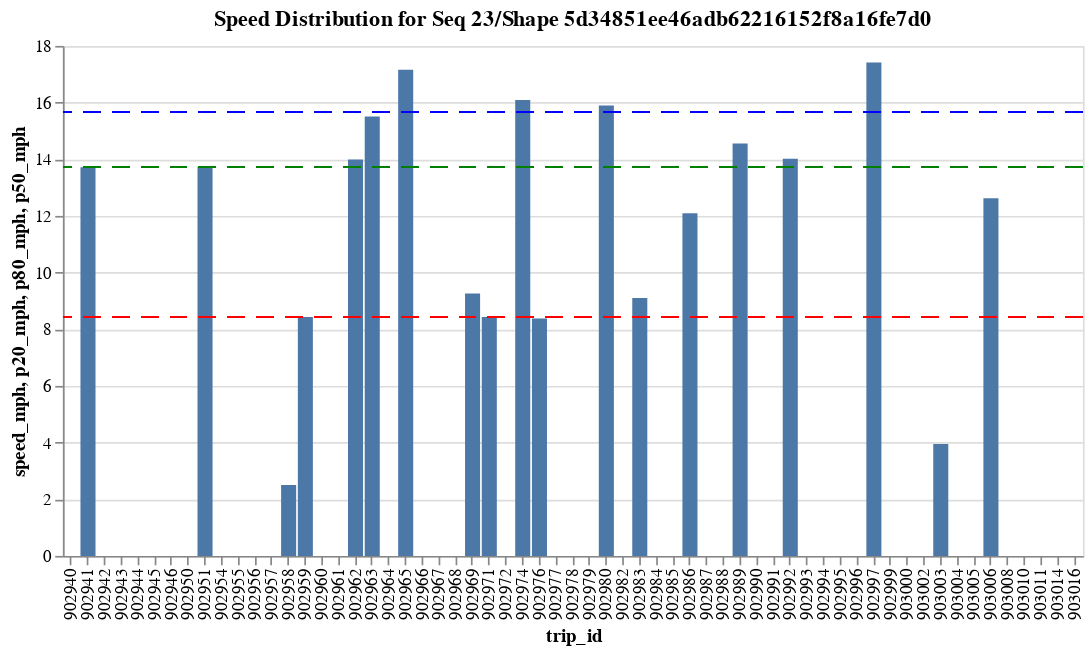

Here is the notebook cell this chart was saved with:
### Code cell
display_speeds(shape_array2, stop_seq2)

### Figure 1 — Vega-Lite specification as saved in the notebook (floating-point values rounded to 4 significant figures)
{"config": {"view": {"continuousWidth": 400, "continuousHeight": 300}}, "layer": [{"mark": "bar", "encoding": {"tooltip": [{"field": "shape_array_key", "type": "nominal"}, {"field": "stop_sequence", "type": "quantitative"}, {"field": "gtfs_dataset_key", "type": "nominal"}, {"field": "_gtfs_dataset_name", "type": "nominal"}, {"field": "trip_id", "type": "nominal"}, {"field": "min_time", "type": "temporal"}, {"field": "min_dist", "type": "quantitative"}, {"field": "max_time", "type": "temporal"}, {"field": "max_dist", "type": "quantitative"}, {"field": "meters_elapsed", "type": "quantitative"}, {"field": "sec_elapsed", "type": "quantitative"}, {"field": "speed_mph", "type": "quantitative"}, {"field": "stop_id", "type": "nominal"}, {"field": "loop_or_inlining", "type": "quantitative"}, {"field": "p50_mph", "type": "quantitative"}, {"field": "n_trips", "type": "quantitative"}, {"field": "p20_mph", "type": "quantitative"}, {"field": "p80_mph", "type": "quantitative"}, {"field": "time_of_day", "type": "nominal"}], "x": {"field": "trip_id", "type": "nominal"}, "y": {"field": "speed_mph", "type": "quantitative"}}, "selection": {"selector001": {"type": "interval", "bind": "scales", "encodings": ["x", "y"]}}, "title": "Speed Distribution for Seq 23/Shape 5d34851ee46adb62216152f8a16fe7d0"}, {"mark": {"type": "rule", "color": "red", "strokeDash": [10, 7]}, "encoding": {"y": {"field": "p20_mph", "type": "quantitative"}}}, {"mark": {"type": "rule", "color": "blue", "strokeDash": [10, 7]}, "encoding": {"y": {"field": "p80_mph", "type": "quantitative"}}}, {"mark": {"type": "rule", "color": "green", "strokeDash": [10, 7]}, "encoding": {"y": {"field": "p50_mph", "type": "quantitative"}}}], "data": {"name": "data-b5f68992e1d244c3071d503f90ff8cab"}, "height": 300, "width": 600, "$schema": "https://vega.github.io/schema/vega-lite/v4.17.0.json", "datasets": {"data-b5f68992e1d244c3071d503f90ff8cab": [{"shape_array_key": "5d34851ee46adb62216152f8a16fe7d0", "stop_sequence": 23, "gtfs_dataset_key": "6c2d7daaf979779fa2089c6395baf98b", "_gtfs_dataset_name": "Big Blue Bus VehiclePositions", "trip_id": "902971", "min_time": "2023-07-12T15:00:08", "min_dist": 198.5, "max_time": "2023-07-12T15:00:53", "max_dist": 368.2, "meters_elapsed": 169.7, "sec_elapsed": 45.0, "speed_mph": 8.436, "stop_id": "149", "loop_or_inlining": 0, "p50_mph": 13.72, "n_trips": 19, "p20_mph": 8.43, "p80_mph": 15.66, "time_of_day": "all_day"}, {"shape_array_key": "5d34851ee46adb62216152f8a16fe7d0", "stop_sequence": 23, "gtfs_dataset_key": "6c2d7daaf979779fa2089c6395baf98b", "_gtfs_dataset_name": "Big Blue Bus VehiclePositions", "trip_id": "902989", "min_time": "2023-07-12T11:54:24", "min_dist": 0.0, "max_time": "2023-07-12T11:55:13", "max_dist": 318.8, "meters_elapsed": 318.8, "sec_elapsed": 49.0, "speed_mph": 14.55, "stop_id": "149", "loop_or_inlining": 0, "p50_mph": 13.72, "n_trips": 19, "p20_mph": 8.43, "p80_mph": 15.66, "time_of_day": "all_day"}, {"shape_array_key": "5d34851ee46adb62216152f8a16fe7d0", "stop_sequence": 23, "gtfs_dataset_key": "6c2d7daaf979779fa2089c6395baf98b", "_gtfs_dataset_name": "Big Blue Bus VehiclePositions", "trip_id": "902941", "min_time": "2023-07-12T19:21:35", "min_dist": 0.0, "max_time": "2023-07-12T19:22:24", "max_dist": 300.5, "meters_elapsed": 300.5, "sec_elapsed": 49.0, "speed_mph": 13.72, "stop_id": "149", "loop_or_inlining": 0, "p50_mph": 13.72, "n_trips": 19, "p20_mph": 8.43, "p80_mph": 15.66, "time_of_day": "all_day"}, {"shape_array_key": "5d34851ee46adb62216152f8a16fe7d0", "stop_sequence": 23, "gtfs_dataset_key": "6c2d7daaf979779fa2089c6395baf98b", "_gtfs_dataset_name": "Big Blue Bus VehiclePositions", "trip_id": "902943", "min_time": "2023-07-12T18:39:10", "min_dist": 0.0, "max_time": "2023-07-12T18:39:57", "max_dist": 0.0, "meters_elapsed": 0.0, "sec_elapsed": 47.0, "speed_mph": 0.0, "stop_id": "149", "loop_or_inlining": 0, "p50_mph": 13.72, "n_trips": 19, "p20_mph": 8.43, "p80_mph": 15.66, "time_of_day": "all_day"}, {"shape_array_key": "5d34851ee46adb62216152f8a16fe7d0", "stop_sequence": 23, "gtfs_dataset_key": "6c2d7daaf979779fa2089c6395baf98b", "_gtfs_dataset_name": "Big Blue Bus VehiclePositions", "trip_id": "903006", "min_time": "2023-07-12T09:02:05", "min_dist": 0.0, "max_time": "2023-07-12T09:03:14", "max_dist": 389.3, "meters_elapsed": 389.3, "sec_elapsed": 69.0, "speed_mph": 12.62, "stop_id": "149", "loop_or_inlining": 0, "p50_mph": 13.72, "n_trips": 19, "p20_mph": 8.43, "p80_mph": 15.66, "time_of_day": "all_day"}, {"shape_array_key": "5d34851ee46adb62216152f8a16fe7d0", "stop_sequence": 23, "gtfs_dataset_key": "6c2d7daaf979779fa2089c6395baf98b", "_gtfs_dataset_name": "Big Blue Bus VehiclePositions", "trip_id": "903002", "min_time": "2023-07-12T09:40:36", "min_dist": 200.2, "max_time": "2023-07-12T09:40:36", "max_dist": 200.2, "meters_elapsed": 0.0, "sec_elapsed": 0.0, "speed_mph": 0.0, "stop_id": "149", "loop_or_inlining": 0, "p50_mph": 13.72, "n_trips": 19, "p20_mph": 8.43, "p80_mph": 15.66, "time_of_day": "all_day"}, {"shape_array_key": "5d34851ee46adb62216152f8a16fe7d0", "stop_sequence": 23, "gtfs_dataset_key": "6c2d7daaf979779fa2089c6395baf98b", "_gtfs_dataset_name": "Big Blue Bus VehiclePositions", "trip_id": "902942", "min_time": "2023-07-12T18:54:40", "min_dist": 297.7, "max_time": "2023-07-12T18:54:40", "max_dist": 297.7, "meters_elapsed": 0.0, "sec_elapsed": 0.0, "speed_mph": 0.0, "stop_id": "149", "loop_or_inlining": 0, "p50_mph": 13.72, "n_trips": 19, "p20_mph": 8.43, "p80_mph": 15.66, "time_of_day": "all_day"}, {"shape_array_key": "5d34851ee46adb62216152f8a16fe7d0", "stop_sequence": 23, "gtfs_dataset_key": "6c2d7daaf979779fa2089c6395baf98b", "_gtfs_dataset_name": "Big Blue Bus VehiclePositions", "trip_id": "902986", "min_time": "2023-07-12T12:20:49", "min_dist": 151.4, "max_time": "2023-07-12T12:21:33", "max_dist": 389.3, "meters_elapsed": 237.9, "sec_elapsed": 44.0, "speed_mph": 12.09, "stop_id": "149", "loop_or_inlining": 0, "p50_mph": 13.72, "n_trips": 19, "p20_mph": 8.43, "p80_mph": 15.66, "time_of_day": "all_day"}, {"shape_array_key": "5d34851ee46adb62216152f8a16fe7d0", "stop_sequence": 23, "gtfs_dataset_key": "6c2d7daaf979779fa2089c6395baf98b", "_gtfs_dataset_name": "Big Blue Bus VehiclePositions", "trip_id": "902992", "min_time": "2023-07-12T11:22:33", "min_dist": 0.0, "max_time": "2023-07-12T11:23:24", "max_dist": 319.6, "meters_elapsed": 319.6, "sec_elapsed": 51.0, "speed_mph": 14.02, "stop_id": "149", "loop_or_inlining": 0, "p50_mph": 13.72, "n_trips": 19, "p20_mph": 8.43, "p80_mph": 15.66, "time_of_day": "all_day"}, {"shape_array_key": "5d34851ee46adb62216152f8a16fe7d0", "stop_sequence": 23, "gtfs_dataset_key": "6c2d7daaf979779fa2089c6395baf98b", "_gtfs_dataset_name": "Big Blue Bus VehiclePositions", "trip_id": "902983", "min_time": "2023-07-12T12:56:59", "min_dist": 0.0, "max_time": "2023-07-12T12:58:33", "max_dist": 382.6, "meters_elapsed": 382.6, "sec_elapsed": 94.0, "speed_mph": 9.104, "stop_id": "149", "loop_or_inlining": 0, "p50_mph": 13.72, "n_trips": 19, "p20_mph": 8.43, "p80_mph": 15.66, "time_of_day": "all_day"}, {"shape_array_key": "5d34851ee46adb62216152f8a16fe7d0", "stop_sequence": 23, "gtfs_dataset_key": "6c2d7daaf979779fa2089c6395baf98b", "_gtfs_dataset_name": "Big Blue Bus VehiclePositions", "trip_id": "902987", "min_time": "2023-07-12T12:20:53", "min_dist": 292.2, "max_time": "2023-07-12T12:20:53", "max_dist": 292.2, "meters_elapsed": 0.0, "sec_elapsed": 0.0, "speed_mph": 0.0, "stop_id": "149", "loop_or_inlining": 0, "p50_mph": 13.72, "n_trips": 19, "p20_mph": 8.43, "p80_mph": 15.66, "time_of_day": "all_day"}, {"shape_array_key": "5d34851ee46adb62216152f8a16fe7d0", "stop_sequence": 23, "gtfs_dataset_key": "6c2d7daaf979779fa2089c6395baf98b", "_gtfs_dataset_name": "Big Blue Bus VehiclePositions", "trip_id": "902950", "min_time": "2023-07-12T07:02:38", "min_dist": 167.9, "max_time": "2023-07-12T07:02:38", "max_dist": 167.9, "meters_elapsed": 0.0, "sec_elapsed": 0.0, "speed_mph": 0.0, "stop_id": "149", "loop_or_inlining": 0, "p50_mph": 13.72, "n_trips": 19, "p20_mph": 8.43, "p80_mph": 15.66, "time_of_day": "all_day"}, {"shape_array_key": "5d34851ee46adb62216152f8a16fe7d0", "stop_sequence": 23, "gtfs_dataset_key": "6c2d7daaf979779fa2089c6395baf98b", "_gtfs_dataset_name": "Big Blue Bus VehiclePositions", "trip_id": "903011", "min_time": "2023-07-12T08:05:00", "min_dist": 94.99, "max_time": "2023-07-12T08:05:00", "max_dist": 94.99, "meters_elapsed": 0.0, "sec_elapsed": 0.0, "speed_mph": 0.0, "stop_id": "149", "loop_or_inlining": 0, "p50_mph": 13.72, "n_trips": 19, "p20_mph": 8.43, "p80_mph": 15.66, "time_of_day": "all_day"}, {"shape_array_key": "5d34851ee46adb62216152f8a16fe7d0", "stop_sequence": 23, "gtfs_dataset_key": "6c2d7daaf979779fa2089c6395baf98b", "_gtfs_dataset_name": "Big Blue Bus VehiclePositions", "trip_id": "902963", "min_time": "2023-07-12T16:16:16", "min_dist": 38.25, "max_time": "2023-07-12T16:17:05", "max_dist": 377.9, "meters_elapsed": 339.7, "sec_elapsed": 49.0, "speed_mph": 15.51, "stop_id": "149", "loop_or_inlining": 0, "p50_mph": 13.72, "n_trips": 19, "p20_mph": 8.43, "p80_mph": 15.66, "time_of_day": "all_day"}, {"shape_array_key": "5d34851ee46adb62216152f8a16fe7d0", "stop_sequence": 23, "gtfs_dataset_key": "6c2d7daaf979779fa2089c6395baf98b", "_gtfs_dataset_name": "Big Blue Bus VehiclePositions", "trip_id": "902966", "min_time": "2023-07-12T15:45:06", "min_dist": 0.0, "max_time": "2023-07-12T15:45:51", "max_dist": 0.0, "meters_elapsed": 0.0, "sec_elapsed": 45.0, "speed_mph": 0.0, "stop_id": "149", "loop_or_inlining": 0, "p50_mph": 13.72, "n_trips": 19, "p20_mph": 8.43, "p80_mph": 15.66, "time_of_day": "all_day"}, {"shape_array_key": "5d34851ee46adb62216152f8a16fe7d0", "stop_sequence": 23, "gtfs_dataset_key": "6c2d7daaf979779fa2089c6395baf98b", "_gtfs_dataset_name": "Big Blue Bus VehiclePositions", "trip_id": "902993", "min_time": "2023-07-12T11:14:19", "min_dist": 87.03, "max_time": "2023-07-12T11:14:19", "max_dist": 87.03, "meters_elapsed": 0.0, "sec_elapsed": 0.0, "speed_mph": 0.0, "stop_id": "149", "loop_or_inlining": 0, "p50_mph": 13.72, "n_trips": 19, "p20_mph": 8.43, "p80_mph": 15.66, "time_of_day": "all_day"}, {"shape_array_key": "5d34851ee46adb62216152f8a16fe7d0", "stop_sequence": 23, "gtfs_dataset_key": "6c2d7daaf979779fa2089c6395baf98b", "_gtfs_dataset_name": "Big Blue Bus VehiclePositions", "trip_id": "903008", "min_time": "2023-07-12T08:39:51", "min_dist": 0.0, "max_time": "2023-07-12T08:39:51", "max_dist": 0.0, "meters_elapsed": 0.0, "sec_elapsed": 0.0, "speed_mph": 0.0, "stop_id": "149", "loop_or_inlining": 0, "p50_mph": 13.72, "n_trips": 19, "p20_mph": 8.43, "p80_mph": 15.66, "time_of_day": "all_day"}, {"shape_array_key": "5d34851ee46adb62216152f8a16fe7d0", "stop_sequence": 23, "gtfs_dataset_key": "6c2d7daaf979779fa2089c6395baf98b", "_gtfs_dataset_name": "Big Blue Bus VehiclePositions", "trip_id": "903014", "min_time": "2023-07-12T07:39:51", "min_dist": 0.0, "max_time": "2023-07-12T07:39:51", "max_dist": 0.0, "meters_elapsed": 0.0, "sec_elapsed": 0.0, "speed_mph": 0.0, "stop_id": "149", "loop_or_inlining": 0, "p50_mph": 13.72, "n_trips": 19, "p20_mph": 8.43, "p80_mph": 15.66, "time_of_day": "all_day"}, {"shape_array_key": "5d34851ee46adb62216152f8a16fe7d0", "stop_sequence": 23, "gtfs_dataset_key": "6c2d7daaf979779fa2089c6395baf98b", "_gtfs_dataset_name": "Big Blue Bus VehiclePositions", "trip_id": "902999", "min_time": "2023-07-12T10:07:36", "min_dist": 389.3, "max_time": "2023-07-12T10:07:36", "max_dist": 389.3, "meters_elapsed": 0.0, "sec_elapsed": 0.0, "speed_mph": 0.0, "stop_id": "149", "loop_or_inlining": 0, "p50_mph": 13.72, "n_trips": 19, "p20_mph": 8.43, "p80_mph": 15.66, "time_of_day": "all_day"}, {"shape_array_key": "5d34851ee46adb62216152f8a16fe7d0", "stop_sequence": 23, "gtfs_dataset_key": "6c2d7daaf979779fa2089c6395baf98b", "_gtfs_dataset_name": "Big Blue Bus VehiclePositions", "trip_id": "902990", "min_time": "2023-07-12T11:48:44", "min_dist": 346.8, "max_time": "2023-07-12T11:48:44", "max_dist": 346.8, "meters_elapsed": 0.0, "sec_elapsed": 0.0, "speed_mph": 0.0, "stop_id": "149", "loop_or_inlining": 0, "p50_mph": 13.72, "n_trips": 19, "p20_mph": 8.43, "p80_mph": 15.66, "time_of_day": "all_day"}, {"shape_array_key": "5d34851ee46adb62216152f8a16fe7d0", "stop_sequence": 23, "gtfs_dataset_key": "6c2d7daaf979779fa2089c6395baf98b", "_gtfs_dataset_name": "Big Blue Bus VehiclePositions", "trip_id": "902977", "min_time": "2023-07-12T13:54:31", "min_dist": 0.0, "max_time": "2023-07-12T13:56:04", "max_dist": 0.0, "meters_elapsed": 0.0, "sec_elapsed": 93.0, "speed_mph": 0.0, "stop_id": "149", "loop_or_inlining": 0, "p50_mph": 13.72, "n_trips": 19, "p20_mph": 8.43, "p80_mph": 15.66, "time_of_day": "all_day"}, {"shape_array_key": "5d34851ee46adb62216152f8a16fe7d0", "stop_sequence": 23, "gtfs_dataset_key": "6c2d7daaf979779fa2089c6395baf98b", "_gtfs_dataset_name": "Big Blue Bus VehiclePositions", "trip_id": "902980", "min_time": "2023-07-12T13:27:52", "min_dist": 0.0, "max_time": "2023-07-12T13:28:41", "max_dist": 348.2, "meters_elapsed": 348.2, "sec_elapsed": 49.0, "speed_mph": 15.9, "stop_id": "149", "loop_or_inlining": 0, "p50_mph": 13.72, "n_trips": 19, "p20_mph": 8.43, "p80_mph": 15.66, "time_of_day": "all_day"}, {"shape_array_key": "5d34851ee46adb62216152f8a16fe7d0", "stop_sequence": 23, "gtfs_dataset_key": "6c2d7daaf979779fa2089c6395baf98b", "_gtfs_dataset_name": "Big Blue Bus VehiclePositions", "trip_id": "902956", "min_time": "2023-07-12T17:26:25", "min_dist": 0.0, "max_time": "2023-07-12T17:27:13", "max_dist": 0.0, "meters_elapsed": 0.0, "sec_elapsed": 48.0, "speed_mph": 0.0, "stop_id": "149", "loop_or_inlining": 0, "p50_mph": 13.72, "n_trips": 19, "p20_mph": 8.43, "p80_mph": 15.66, "time_of_day": "all_day"}, {"shape_array_key": "5d34851ee46adb62216152f8a16fe7d0", "stop_sequence": 23, "gtfs_dataset_key": "6c2d7daaf979779fa2089c6395baf98b", "_gtfs_dataset_name": "Big Blue Bus VehiclePositions", "trip_id": "902964", "min_time": "2023-07-12T16:06:09", "min_dist": 106.2, "max_time": "2023-07-12T16:06:09", "max_dist": 106.2, "meters_elapsed": 0.0, "sec_elapsed": 0.0, "speed_mph": 0.0, "stop_id": "149", "loop_or_inlining": 0, "p50_mph": 13.72, "n_trips": 19, "p20_mph": 8.43, "p80_mph": 15.66, "time_of_day": "all_day"}, {"shape_array_key": "5d34851ee46adb62216152f8a16fe7d0", "stop_sequence": 23, "gtfs_dataset_key": "6c2d7daaf979779fa2089c6395baf98b", "_gtfs_dataset_name": "Big Blue Bus VehiclePositions", "trip_id": "902978", "min_time": "2023-07-12T13:54:33", "min_dist": 166.6, "max_time": "2023-07-12T13:54:33", "max_dist": 166.6, "meters_elapsed": 0.0, "sec_elapsed": 0.0, "speed_mph": 0.0, "stop_id": "149", "loop_or_inlining": 0, "p50_mph": 13.72, "n_trips": 19, "p20_mph": 8.43, "p80_mph": 15.66, "time_of_day": "all_day"}, {"shape_array_key": "5d34851ee46adb62216152f8a16fe7d0", "stop_sequence": 23, "gtfs_dataset_key": "6c2d7daaf979779fa2089c6395baf98b", "_gtfs_dataset_name": "Big Blue Bus VehiclePositions", "trip_id": "902974", "min_time": "2023-07-12T14:43:39", "min_dist": 0.0, "max_time": "2023-07-12T14:44:29", "max_dist": 359.6, "meters_elapsed": 359.6, "sec_elapsed": 50.0, "speed_mph": 16.09, "stop_id": "149", "loop_or_inlining": 0, "p50_mph": 13.72, "n_trips": 19, "p20_mph": 8.43, "p80_mph": 15.66, "time_of_day": "all_day"}, {"shape_array_key": "5d34851ee46adb62216152f8a16fe7d0", "stop_sequence": 23, "gtfs_dataset_key": "6c2d7daaf979779fa2089c6395baf98b", "_gtfs_dataset_name": "Big Blue Bus VehiclePositions", "trip_id": "902995", "min_time": "2023-07-12T10:53:37", "min_dist": 0.0, "max_time": "2023-07-12T10:53:37", "max_dist": 0.0, "meters_elapsed": 0.0, "sec_elapsed": 0.0, "speed_mph": 0.0, "stop_id": "149", "loop_or_inlining": 0, "p50_mph": 13.72, "n_trips": 19, "p20_mph": 8.43, "p80_mph": 15.66, "time_of_day": "all_day"}, {"shape_array_key": "5d34851ee46adb62216152f8a16fe7d0", "stop_sequence": 23, "gtfs_dataset_key": "6c2d7daaf979779fa2089c6395baf98b", "_gtfs_dataset_name": "Big Blue Bus VehiclePositions", "trip_id": "902997", "min_time": "2023-07-12T10:37:35", "min_dist": 0.0, "max_time": "2023-07-12T10:38:25", "max_dist": 389.3, "meters_elapsed": 389.3, "sec_elapsed": 50.0, "speed_mph": 17.42, "stop_id": "149", "loop_or_inlining": 0, "p50_mph": 13.72, "n_trips": 19, "p20_mph": 8.43, "p80_mph": 15.66, "time_of_day": "all_day"}, {"shape_array_key": "5d34851ee46adb62216152f8a16fe7d0", "stop_sequence": 23, "gtfs_dataset_key": "6c2d7daaf979779fa2089c6395baf98b", "_gtfs_dataset_name": "Big Blue Bus VehiclePositions", "trip_id": "903000", "min_time": "2023-07-12T10:06:36", "min_dist": 273.6, "max_time": "2023-07-12T10:06:36", "max_dist": 273.6, "meters_elapsed": 0.0, "sec_elapsed": 0.0, "speed_mph": 0.0, "stop_id": "149", "loop_or_inlining": 0, "p50_mph": 13.72, "n_trips": 19, "p20_mph": 8.43, "p80_mph": 15.66, "time_of_day": "all_day"}, {"shape_array_key": "5d34851ee46adb62216152f8a16fe7d0", "stop_sequence": 23, "gtfs_dataset_key": "6c2d7daaf979779fa2089c6395baf98b", "_gtfs_dataset_name": "Big Blue Bus VehiclePositions", "trip_id": "902969", "min_time": "2023-07-12T15:17:08", "min_dist": 0.0, "max_time": "2023-07-12T15:18:42", "max_dist": 389.3, "meters_elapsed": 389.3, "sec_elapsed": 94.0, "speed_mph": 9.263, "stop_id": "149", "loop_or_inlining": 0, "p50_mph": 13.72, "n_trips": 19, "p20_mph": 8.43, "p80_mph": 15.66, "time_of_day": "all_day"}, {"shape_array_key": "5d34851ee46adb62216152f8a16fe7d0", "stop_sequence": 23, "gtfs_dataset_key": "6c2d7daaf979779fa2089c6395baf98b", "_gtfs_dataset_name": "Big Blue Bus VehiclePositions", "trip_id": "902944", "min_time": "2023-07-12T18:33:05", "min_dist": 151.0, "max_time": "2023-07-12T18:33:05", "max_dist": 151.0, "meters_elapsed": 0.0, "sec_elapsed": 0.0, "speed_mph": 0.0, "stop_id": "149", "loop_or_inlining": 0, "p50_mph": 13.72, "n_trips": 19, "p20_mph": 8.43, "p80_mph": 15.66, "time_of_day": "all_day"}, {"shape_array_key": "5d34851ee46adb62216152f8a16fe7d0", "stop_sequence": 23, "gtfs_dataset_key": "6c2d7daaf979779fa2089c6395baf98b", "_gtfs_dataset_name": "Big Blue Bus VehiclePositions", "trip_id": "902958", "min_time": "2023-07-12T17:05:25", "min_dist": 0.0, "max_time": "2023-07-12T17:05:55", "max_dist": 33.61, "meters_elapsed": 33.61, "sec_elapsed": 30.0, "speed_mph": 2.506, "stop_id": "149", "loop_or_inlining": 0, "p50_mph": 13.72, "n_trips": 19, "p20_mph": 8.43, "p80_mph": 15.66, "time_of_day": "all_day"}, {"shape_array_key": "5d34851ee46adb62216152f8a16fe7d0", "stop_sequence": 23, "gtfs_dataset_key": "6c2d7daaf979779fa2089c6395baf98b", "_gtfs_dataset_name": "Big Blue Bus VehiclePositions", "trip_id": "902994", "min_time": "2023-07-12T11:09:16", "min_dist": 0.0, "max_time": "2023-07-12T11:09:16", "max_dist": 0.0, "meters_elapsed": 0.0, "sec_elapsed": 0.0, "speed_mph": 0.0, "stop_id": "149", "loop_or_inlining": 0, "p50_mph": 13.72, "n_trips": 19, "p20_mph": 8.43, "p80_mph": 15.66, "time_of_day": "all_day"}, {"shape_array_key": "5d34851ee46adb62216152f8a16fe7d0", "stop_sequence": 23, "gtfs_dataset_key": "6c2d7daaf979779fa2089c6395baf98b", "_gtfs_dataset_name": "Big Blue Bus VehiclePositions", "trip_id": "902954", "min_time": "2023-07-12T17:45:57", "min_dist": 9.863, "max_time": "2023-07-12T17:45:57", "max_dist": 9.863, "meters_elapsed": 0.0, "sec_elapsed": 0.0, "speed_mph": 0.0, "stop_id": "149", "loop_or_inlining": 0, "p50_mph": 13.72, "n_trips": 19, "p20_mph": 8.43, "p80_mph": 15.66, "time_of_day": "all_day"}, {"shape_array_key": "5d34851ee46adb62216152f8a16fe7d0", "stop_sequence": 23, "gtfs_dataset_key": "6c2d7daaf979779fa2089c6395baf98b", "_gtfs_dataset_name": "Big Blue Bus VehiclePositions", "trip_id": "902962", "min_time": "2023-07-12T16:27:00", "min_dist": 0.0, "max_time": "2023-07-12T16:27:49", "max_dist": 306.4, "meters_elapsed": 306.4, "sec_elapsed": 49.0, "speed_mph": 13.99, "stop_id": "149", "loop_or_inlining": 0, "p50_mph": 13.72, "n_trips": 19, "p20_mph": 8.43, "p80_mph": 15.66, "time_of_day": "all_day"}, {"shape_array_key": "5d34851ee46adb62216152f8a16fe7d0", "stop_sequence": 23, "gtfs_dataset_key": "6c2d7daaf979779fa2089c6395baf98b", "_gtfs_dataset_name": "Big Blue Bus VehiclePositions", "trip_id": "902984", "min_time": "2023-07-12T12:48:43", "min_dist": 242.1, "max_time": "2023-07-12T12:48:43", "max_dist": 242.1, "meters_elapsed": 0.0, "sec_elapsed": 0.0, "speed_mph": 0.0, "stop_id": "149", "loop_or_inlining": 0, "p50_mph": 13.72, "n_trips": 19, "p20_mph": 8.43, "p80_mph": 15.66, "time_of_day": "all_day"}, {"shape_array_key": "5d34851ee46adb62216152f8a16fe7d0", "stop_sequence": 23, "gtfs_dataset_key": "6c2d7daaf979779fa2089c6395baf98b", "_gtfs_dataset_name": "Big Blue Bus VehiclePositions", "trip_id": "903003", "min_time": "2023-07-12T09:34:04", "min_dist": 0.0, "max_time": "2023-07-12T09:36:35", "max_dist": 266.5, "meters_elapsed": 266.5, "sec_elapsed": 151.0, "speed_mph": 3.948, "stop_id": "149", "loop_or_inlining": 0, "p50_mph": 13.72, "n_trips": 19, "p20_mph": 8.43, "p80_mph": 15.66, "time_of_day": "all_day"}, {"shape_array_key": "5d34851ee46adb62216152f8a16fe7d0", "stop_sequence": 23, "gtfs_dataset_key": "6c2d7daaf979779fa2089c6395baf98b", "_gtfs_dataset_name": "Big Blue Bus VehiclePositions", "trip_id": "902960", "min_time": "2023-07-12T16:58:50", "min_dist": 193.5, "max_time": "2023-07-12T16:58:50", "max_dist": 193.5, "meters_elapsed": 0.0, "sec_elapsed": 0.0, "speed_mph": 0.0, "stop_id": "149", "loop_or_inlining": 0, "p50_mph": 13.72, "n_trips": 19, "p20_mph": 8.43, "p80_mph": 15.66, "time_of_day": "all_day"}, {"shape_array_key": "5d34851ee46adb62216152f8a16fe7d0", "stop_sequence": 23, "gtfs_dataset_key": "6c2d7daaf979779fa2089c6395baf98b", "_gtfs_dataset_name": "Big Blue Bus VehiclePositions", "trip_id": "902976", "min_time": "2023-07-12T14:09:55", "min_dist": 0.0, "max_time": "2023-07-12T14:11:25", "max_dist": 337.0, "meters_elapsed": 337.0, "sec_elapsed": 90.0, "speed_mph": 8.377, "stop_id": "149", "loop_or_inlining": 0, "p50_mph": 13.72, "n_trips": 19, "p20_mph": 8.43, "p80_mph": 15.66, "time_of_day": "all_day"}, {"shape_array_key": "5d34851ee46adb62216152f8a16fe7d0", "stop_sequence": 23, "gtfs_dataset_key": "6c2d7daaf979779fa2089c6395baf98b", "_gtfs_dataset_name": "Big Blue Bus VehiclePositions", "trip_id": "902961", "min_time": "2023-07-12T16:37:19", "min_dist": 389.3, "max_time": "2023-07-12T16:37:19", "max_dist": 389.3, "meters_elapsed": 0.0, "sec_elapsed": 0.0, "speed_mph": 0.0, "stop_id": "149", "loop_or_inlining": 0, "p50_mph": 13.72, "n_trips": 19, "p20_mph": 8.43, "p80_mph": 15.66, "time_of_day": "all_day"}, {"shape_array_key": "5d34851ee46adb62216152f8a16fe7d0", "stop_sequence": 23, "gtfs_dataset_key": "6c2d7daaf979779fa2089c6395baf98b", "_gtfs_dataset_name": "Big Blue Bus VehiclePositions", "trip_id": "902967", "min_time": "2023-07-12T15:35:50", "min_dist": 360.4, "max_time": "2023-07-12T15:35:50", "max_dist": 360.4, "meters_elapsed": 0.0, "sec_elapsed": 0.0, "speed_mph": 0.0, "stop_id": "149", "loop_or_inlining": 0, "p50_mph": 13.72, "n_trips": 19, "p20_mph": 8.43, "p80_mph": 15.66, "time_of_day": "all_day"}, {"shape_array_key": "5d34851ee46adb62216152f8a16fe7d0", "stop_sequence": 23, "gtfs_dataset_key": "6c2d7daaf979779fa2089c6395baf98b", "_gtfs_dataset_name": "Big Blue Bus VehiclePositions", "trip_id": "902996", "min_time": "2023-07-12T10:40:17", "min_dist": 0.0, "max_time": "2023-07-12T10:41:01", "max_dist": 0.0, "meters_elapsed": 0.0, "sec_elapsed": 44.0, "speed_mph": 0.0, "stop_id": "149", "loop_or_inlining": 0, "p50_mph": 13.72, "n_trips": 19, "p20_mph": 8.43, "p80_mph": 15.66, "time_of_day": "all_day"}, {"shape_array_key": "5d34851ee46adb62216152f8a16fe7d0", "stop_sequence": 23, "gtfs_dataset_key": "6c2d7daaf979779fa2089c6395baf98b", "_gtfs_dataset_name": "Big Blue Bus VehiclePositions", "trip_id": "903005", "min_time": "2023-07-12T09:14:28", "min_dist": 364.8, "max_time": "2023-07-12T09:16:02", "max_dist": 364.8, "meters_elapsed": 0.0, "sec_elapsed": 94.0, "speed_mph": 0.0, "stop_id": "149", "loop_or_inlining": 0, "p50_mph": 13.72, "n_trips": 19, "p20_mph": 8.43, "p80_mph": 15.66, "time_of_day": "all_day"}, {"shape_array_key": "5d34851ee46adb62216152f8a16fe7d0", "stop_sequence": 23, "gtfs_dataset_key": "6c2d7daaf979779fa2089c6395baf98b", "_gtfs_dataset_name": "Big Blue Bus VehiclePositions", "trip_id": "903004", "min_time": "2023-07-12T09:24:01", "min_dist": 156.3, "max_time": "2023-07-12T09:24:01", "max_dist": 156.3, "meters_elapsed": 0.0, "sec_elapsed": 0.0, "speed_mph": 0.0, "stop_id": "149", "loop_or_inlining": 0, "p50_mph": 13.72, "n_trips": 19, "p20_mph": 8.43, "p80_mph": 15.66, "time_of_day": "all_day"}, {"shape_array_key": "5d34851ee46adb62216152f8a16fe7d0", "stop_sequence": 23, "gtfs_dataset_key": "6c2d7daaf979779fa2089c6395baf98b", "_gtfs_dataset_name": "Big Blue Bus VehiclePositions", "trip_id": "902940", "min_time": "2023-07-12T19:21:44", "min_dist": 0.0, "max_time": "2023-07-12T19:21:44", "max_dist": 0.0, "meters_elapsed": 0.0, "sec_elapsed": 0.0, "speed_mph": 0.0, "stop_id": "149", "loop_or_inlining": 0, "p50_mph": 13.72, "n_trips": 19, "p20_mph": 8.43, "p80_mph": 15.66, "time_of_day": "all_day"}, {"shape_array_key": "5d34851ee46adb62216152f8a16fe7d0", "stop_sequence": 23, "gtfs_dataset_key": "6c2d7daaf979779fa2089c6395baf98b", "_gtfs_dataset_name": "Big Blue Bus VehiclePositions", "trip_id": "902959", "min_time": "2023-07-12T16:57:22", "min_dist": 0.0, "max_time": "2023-07-12T16:58:11", "max_dist": 184.6, "meters_elapsed": 184.6, "sec_elapsed": 49.0, "speed_mph": 8.429, "stop_id": "149", "loop_or_inlining": 0, "p50_mph": 13.72, "n_trips": 19, "p20_mph": 8.43, "p80_mph": 15.66, "time_of_day": "all_day"}, {"shape_array_key": "5d34851ee46adb62216152f8a16fe7d0", "stop_sequence": 23, "gtfs_dataset_key": "6c2d7daaf979779fa2089c6395baf98b", "_gtfs_dataset_name": "Big Blue Bus VehiclePositions", "trip_id": "902972", "min_time": "2023-07-12T14:44:10", "min_dist": 5.421, "max_time": "2023-07-12T14:44:10", "max_dist": 5.421, "meters_elapsed": 0.0, "sec_elapsed": 0.0, "speed_mph": 0.0, "stop_id": "149", "loop_or_inlining": 0, "p50_mph": 13.72, "n_trips": 19, "p20_mph": 8.43, "p80_mph": 15.66, "time_of_day": "all_day"}, {"shape_array_key": "5d34851ee46adb62216152f8a16fe7d0", "stop_sequence": 23, "gtfs_dataset_key": "6c2d7daaf979779fa2089c6395baf98b", "_gtfs_dataset_name": "Big Blue Bus VehiclePositions", "trip_id": "902951", "min_time": "2023-07-12T06:42:04", "min_dist": 113.2, "max_time": "2023-07-12T06:42:49", "max_dist": 389.3, "meters_elapsed": 276.0, "sec_elapsed": 45.0, "speed_mph": 13.72, "stop_id": "149", "loop_or_inlining": 0, "p50_mph": 13.72, "n_trips": 19, "p20_mph": 8.43, "p80_mph": 15.66, "time_of_day": "all_day"}, {"shape_array_key": "5d34851ee46adb62216152f8a16fe7d0", "stop_sequence": 23, "gtfs_dataset_key": "6c2d7daaf979779fa2089c6395baf98b", "_gtfs_dataset_name": "Big Blue Bus VehiclePositions", "trip_id": "902968", "min_time": "2023-07-12T15:29:09", "min_dist": 389.3, "max_time": "2023-07-12T15:29:09", "max_dist": 389.3, "meters_elapsed": 0.0, "sec_elapsed": 0.0, "speed_mph": 0.0, "stop_id": "149", "loop_or_inlining": 0, "p50_mph": 13.72, "n_trips": 19, "p20_mph": 8.43, "p80_mph": 15.66, "time_of_day": "all_day"}, {"shape_array_key": "5d34851ee46adb62216152f8a16fe7d0", "stop_sequence": 23, "gtfs_dataset_key": "6c2d7daaf979779fa2089c6395baf98b", "_gtfs_dataset_name": "Big Blue Bus VehiclePositions", "trip_id": "902979", "min_time": "2023-07-12T13:31:22", "min_dist": 229.9, "max_time": "2023-07-12T13:31:22", "max_dist": 229.9, "meters_elapsed": 0.0, "sec_elapsed": 0.0, "speed_mph": 0.0, "stop_id": "149", "loop_or_inlining": 0, "p50_mph": 13.72, "n_trips": 19, "p20_mph": 8.43, "p80_mph": 15.66, "time_of_day": "all_day"}, {"shape_array_key": "5d34851ee46adb62216152f8a16fe7d0", "stop_sequence": 23, "gtfs_dataset_key": "6c2d7daaf979779fa2089c6395baf98b", "_gtfs_dataset_name": "Big Blue Bus VehiclePositions", "trip_id": "903016", "min_time": "2023-07-12T07:17:01", "min_dist": 204.2, "max_time": "2023-07-12T07:17:01", "max_dist": 204.2, "meters_elapsed": 0.0, "sec_elapsed": 0.0, "speed_mph": 0.0, "stop_id": "149", "loop_or_inlining": 0, "p50_mph": 13.72, "n_trips": 19, "p20_mph": 8.43, "p80_mph": 15.66, "time_of_day": "all_day"}, {"shape_array_key": "5d34851ee46adb62216152f8a16fe7d0", "stop_sequence": 23, "gtfs_dataset_key": "6c2d7daaf979779fa2089c6395baf98b", "_gtfs_dataset_name": "Big Blue Bus VehiclePositions", "trip_id": "902965", "min_time": "2023-07-12T15:52:17", "min_dist": 0.0, "max_time": "2023-07-12T15:53:06", "max_dist": 375.9, "meters_elapsed": 375.9, "sec_elapsed": 49.0, "speed_mph": 17.16, "stop_id": "149", "loop_or_inlining": 0, "p50_mph": 13.72, "n_trips": 19, "p20_mph": 8.43, "p80_mph": 15.66, "time_of_day": "all_day"}, {"shape_array_key": "5d34851ee46adb62216152f8a16fe7d0", "stop_sequence": 23, "gtfs_dataset_key": "6c2d7daaf979779fa2089c6395baf98b", "_gtfs_dataset_name": "Big Blue Bus VehiclePositions", "trip_id": "903010", "min_time": "2023-07-12T08:19:42", "min_dist": 0.0, "max_time": "2023-07-12T08:19:42", "max_dist": 0.0, "meters_elapsed": 0.0, "sec_elapsed": 0.0, "speed_mph": 0.0, "stop_id": "149", "loop_or_inlining": 0, "p50_mph": 13.72, "n_trips": 19, "p20_mph": 8.43, "p80_mph": 15.66, "time_of_day": "all_day"}, {"shape_array_key": "5d34851ee46adb62216152f8a16fe7d0", "stop_sequence": 23, "gtfs_dataset_key": "6c2d7daaf979779fa2089c6395baf98b", "_gtfs_dataset_name": "Big Blue Bus VehiclePositions", "trip_id": "902946", "min_time": "2023-07-12T17:55:14", "min_dist": 0.0, "max_time": "2023-07-12T17:55:14", "max_dist": 0.0, "meters_elapsed": 0.0, "sec_elapsed": 0.0, "speed_mph": 0.0, "stop_id": "149", "loop_or_inlining": 0, "p50_mph": 13.72, "n_trips": 19, "p20_mph": 8.43, "p80_mph": 15.66, "time_of_day": "all_day"}, {"shape_array_key": "5d34851ee46adb62216152f8a16fe7d0", "stop_sequence": 23, "gtfs_dataset_key": "6c2d7daaf979779fa2089c6395baf98b", "_gtfs_dataset_name": "Big Blue Bus VehiclePositions", "trip_id": "902991", "min_time": "2023-07-12T11:50:05", "min_dist": 69.76, "max_time": "2023-07-12T11:50:05", "max_dist": 69.76, "meters_elapsed": 0.0, "sec_elapsed": 0.0, "speed_mph": 0.0, "stop_id": "149", "loop_or_inlining": 0, "p50_mph": 13.72, "n_trips": 19, "p20_mph": 8.43, "p80_mph": 15.66, "time_of_day": "all_day"}, {"shape_array_key": "5d34851ee46adb62216152f8a16fe7d0", "stop_sequence": 23, "gtfs_dataset_key": "6c2d7daaf979779fa2089c6395baf98b", "_gtfs_dataset_name": "Big Blue Bus VehiclePositions", "trip_id": "902955", "min_time": "2023-07-12T17:36:58", "min_dist": 228.3, "max_time": "2023-07-12T17:36:58", "max_dist": 228.3, "meters_elapsed": 0.0, "sec_elapsed": 0.0, "speed_mph": 0.0, "stop_id": "149", "loop_or_inlining": 0, "p50_mph": 13.72, "n_trips": 19, "p20_mph": 8.43, "p80_mph": 15.66, "time_of_day": "all_day"}, {"shape_array_key": "5d34851ee46adb62216152f8a16fe7d0", "stop_sequence": 23, "gtfs_dataset_key": "6c2d7daaf979779fa2089c6395baf98b", "_gtfs_dataset_name": "Big Blue Bus VehiclePositions", "trip_id": "902957", "min_time": "2023-07-12T17:12:52", "min_dist": 261.5, "max_time": "2023-07-12T17:12:52", "max_dist": 261.5, "meters_elapsed": 0.0, "sec_elapsed": 0.0, "speed_mph": 0.0, "stop_id": "149", "loop_or_inlining": 0, "p50_mph": 13.72, "n_trips": 19, "p20_mph": 8.43, "p80_mph": 15.66, "time_of_day": "all_day"}, {"shape_array_key": "5d34851ee46adb62216152f8a16fe7d0", "stop_sequence": 23, "gtfs_dataset_key": "6c2d7daaf979779fa2089c6395baf98b", "_gtfs_dataset_name": "Big Blue Bus VehiclePositions", "trip_id": "902982", "min_time": "2023-07-12T12:58:26", "min_dist": 223.0, "max_time": "2023-07-12T12:58:26", "max_dist": 223.0, "meters_elapsed": 0.0, "sec_elapsed": 0.0, "speed_mph": 0.0, "stop_id": "149", "loop_or_inlining": 0, "p50_mph": 13.72, "n_trips": 19, "p20_mph": 8.43, "p80_mph": 15.66, "time_of_day": "all_day"}, {"shape_array_key": "5d34851ee46adb62216152f8a16fe7d0", "stop_sequence": 23, "gtfs_dataset_key": "6c2d7daaf979779fa2089c6395baf98b", "_gtfs_dataset_name": "Big Blue Bus VehiclePositions", "trip_id": "902985", "min_time": "2023-07-12T12:45:45", "min_dist": 0.0, "max_time": "2023-07-12T12:45:45", "max_dist": 0.0, "meters_elapsed": 0.0, "sec_elapsed": 0.0, "speed_mph": 0.0, "stop_id": "149", "loop_or_inlining": 0, "p50_mph": 13.72, "n_trips": 19, "p20_mph": 8.43, "p80_mph": 15.66, "time_of_day": "all_day"}, {"shape_array_key": "5d34851ee46adb62216152f8a16fe7d0", "stop_sequence": 23, "gtfs_dataset_key": "6c2d7daaf979779fa2089c6395baf98b", "_gtfs_dataset_name": "Big Blue Bus VehiclePositions", "trip_id": "902945", "min_time": "2023-07-12T18:11:36", "min_dist": 389.3, "max_time": "2023-07-12T18:11:36", "max_dist": 389.3, "meters_elapsed": 0.0, "sec_elapsed": 0.0, "speed_mph": 0.0, "stop_id": "149", "loop_or_inlining": 0, "p50_mph": 13.72, "n_trips": 19, "p20_mph": 8.43, "p80_mph": 15.66, "time_of_day": "all_day"}, {"shape_array_key": "5d34851ee46adb62216152f8a16fe7d0", "stop_sequence": 23, "gtfs_dataset_key": "6c2d7daaf979779fa2089c6395baf98b", "_gtfs_dataset_name": "Big Blue Bus VehiclePositions", "trip_id": "902988", "min_time": "2023-07-12T12:00:48", "min_dist": 83.05, "max_time": "2023-07-12T12:00:48", "max_dist": 83.05, "meters_elapsed": 0.0, "sec_elapsed": 0.0, "speed_mph": 0.0, "stop_id": "149", "loop_or_inlining": 0, "p50_mph": 13.72, "n_trips": 19, "p20_mph": 8.43, "p80_mph": 15.66, "time_of_day": "all_day"}]}}
